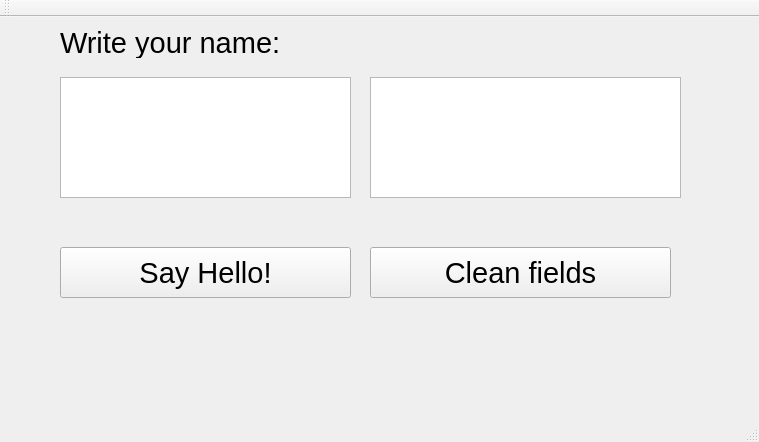
<?xml version="1.0" encoding="UTF-8"?>
<ui version="4.0">
 <class>MainWindow</class>
 <widget class="QMainWindow" name="MainWindow">
  <property name="geometry">
   <rect>
    <x>0</x>
    <y>0</y>
    <width>759</width>
    <height>442</height>
   </rect>
  </property>
  <property name="windowTitle">
   <string>MainWindow</string>
  </property>
  <widget class="QWidget" name="centralWidget">
   <widget class="QPlainTextEdit" name="txtName">
    <property name="geometry">
     <rect>
      <x>60</x>
      <y>60</y>
      <width>291</width>
      <height>121</height>
     </rect>
    </property>
    <property name="font">
     <font>
      <pointsize>20</pointsize>
     </font>
    </property>
   </widget>
   <widget class="QPlainTextEdit" name="txtResult">
    <property name="geometry">
     <rect>
      <x>370</x>
      <y>60</y>
      <width>311</width>
      <height>121</height>
     </rect>
    </property>
    <property name="font">
     <font>
      <pointsize>20</pointsize>
     </font>
    </property>
   </widget>
   <widget class="QLabel" name="lblTitle">
    <property name="geometry">
     <rect>
      <x>60</x>
      <y>10</y>
      <width>281</width>
      <height>31</height>
     </rect>
    </property>
    <property name="font">
     <font>
      <pointsize>22</pointsize>
     </font>
    </property>
    <property name="text">
     <string>Write your name:</string>
    </property>
   </widget>
   <widget class="QPushButton" name="btnSayHello">
    <property name="geometry">
     <rect>
      <x>60</x>
      <y>230</y>
      <width>291</width>
      <height>51</height>
     </rect>
    </property>
    <property name="font">
     <font>
      <pointsize>22</pointsize>
     </font>
    </property>
    <property name="text">
     <string>Say Hello!</string>
    </property>
   </widget>
   <widget class="QPushButton" name="btnClean">
    <property name="geometry">
     <rect>
      <x>370</x>
      <y>230</y>
      <width>301</width>
      <height>51</height>
     </rect>
    </property>
    <property name="font">
     <font>
      <pointsize>22</pointsize>
     </font>
    </property>
    <property name="text">
     <string>Clean fields</string>
    </property>
   </widget>
  </widget>
  <widget class="QMenuBar" name="menuBar">
   <property name="geometry">
    <rect>
     <x>0</x>
     <y>0</y>
     <width>759</width>
     <height>25</height>
    </rect>
   </property>
  </widget>
  <widget class="QToolBar" name="mainToolBar">
   <attribute name="toolBarArea">
    <enum>TopToolBarArea</enum>
   </attribute>
   <attribute name="toolBarBreak">
    <bool>false</bool>
   </attribute>
  </widget>
  <widget class="QStatusBar" name="statusBar"/>
 </widget>
 <layoutdefault spacing="6" margin="11"/>
 <resources/>
 <connections/>
</ui>
